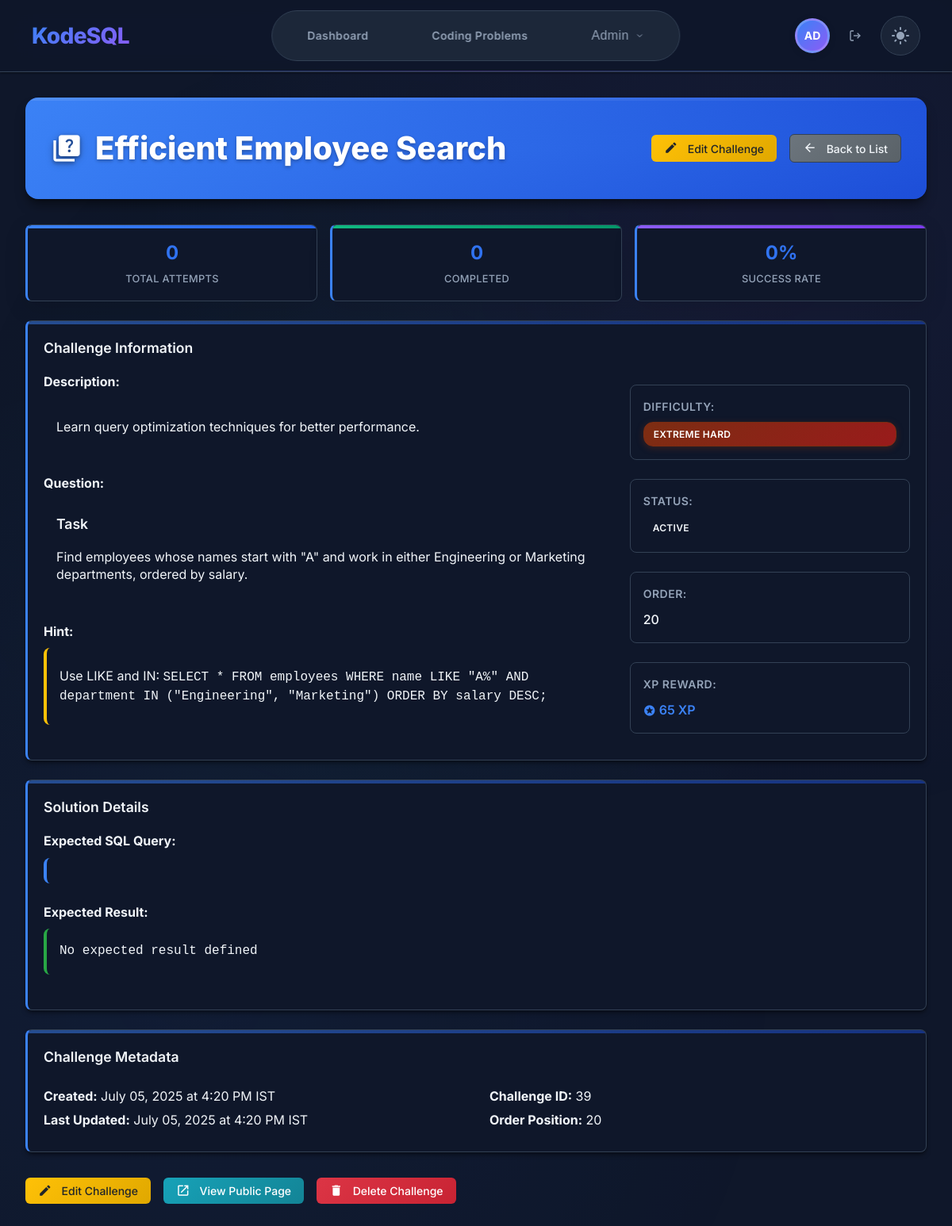
The app's page /challenges/admin/39/ (signed in) with its own data.
### users/models.py (models this page shows, shortened)
class User(AbstractUser):
    email = models.EmailField(unique=True)
    is_email_verified = models.BooleanField(default=False)
    created_at = models.DateTimeField(auto_now_add=True)
    updated_at = models.DateTimeField(auto_now=True)
    USERNAME_FIELD = 'email'
    REQUIRED_FIELDS = ['username']

### challenges/models.py (models this page shows, shortened)
class Challenge(models.Model):
    DIFFICULTY_CHOICES = [
        ('easy', 'Easy'),
        ('medium', 'Medium'),
        ('hard', 'Hard'),
        ('extreme', 'Extreme Hard'),
    ]
    SUBSCRIPTION_TYPE_CHOICES = [
        ('free', 'Free'),
        ('paid', 'Paid'),
    ]
    DATABASE_ENGINE_CHOICES = [
        ('postgresql', 'PostgreSQL'),
        ('mysql', 'MySQL'),
    ]
    DATABASE_SCHEMA_CHOICES = [
        ('employees', 'Employee Database'),
        ('ecommerce', 'E-commerce Database (Orders & Returns)'),
        ('students', 'Student Database (Students, Courses, Enrollments)'),
        ('custom', 'Custom Schema'),
    ]
    TAG_CHOICES = [
        ('joins', 'Joins - Combining data from multiple tables using INNER, LEFT, RIGHT, FULL OUTER joins'),
        ('aggregation', 'Aggregation - Using functions like COUNT, SUM, AVG, MIN, MAX with GROUP BY'),
        ('subqueries', 'Subqueries - Nested queries and correlated subqueries'),
        ('window-functions', 'Window Functions - Advanced analytics using ROW_NUMBER, RANK, LAG, LEAD, etc.'),
        ('advanced-sql', 'Advanced SQL - Complex queries combining multiple concepts'),
        ('analytics', 'Analytics - Business intelligence and data analysis queries'),
        ('filtering', 'Filtering - Using WHERE clauses with various conditions'),
        ('sorting', 'Sorting - Using ORDER BY with different criteria'),
        ('string-functions', 'String Functions - Text manipulation using CONCAT, SUBSTRING, UPPER, LOWER, etc.'),
        ('date-functions', 'Date Functions - Working with dates and time calculations'),
        ('case-statements', 'Case Statements - Conditional logic using CASE WHEN'),
        ('performance', 'Performance - Query optimization and indexing concepts'),
    ]
    title = models.CharField(max_length=255)
    description = CKEditor5Field(config_name='tutorial')
    difficulty = models.CharField(max_length=10, choices=DIFFICULTY_CHOICES, default='easy')
    question = CKEditor5Field(config_name='tutorial')
    hint = CKEditor5Field(config_name='tutorial', blank=True)
    schema_sql = models.TextField(
        blank=True,
        help_text="SQL schema definition (CREATE TABLE statements) - will be auto-prefixed with challenge ID"
    )
    run_dataset_sql = models.TextField(
        blank=True,
        help_text="INSERT statements for test/trial data (users see this during testing)"
    )
    submit_dataset_sql = models.TextField(
        blank=True,
        help_text="INSERT statements for validation data (hidden test cases for final submission)"
    )
    reference_query = models.TextField(
        blank=True,
        help_text="The correct SQL query that solves this challenge (admin/superuser writes this)"
    )
    expected_result_json = models.JSONField(
        default=list,
        blank=True,
        help_text="Auto-generated JSON result from executing the reference query on submit dataset"
    )
    mysql_schema_file = models.FileField(
        upload_to='challenges/schemas/',
        blank=True,
        null=True,
        help_text="Upload MySQL schema file (.sql) containing table structures and data (legacy)"
    )
    expected_query = models.TextField(blank=True)
    expected_result = models.JSONField(default=list)  # Store expected result as JSON
    sample_data = models.FileField(upload_to='challenges/sample_data/', blank=True, null=True,
                                   help_text="Upload CSV or SQL file with sample data (legacy)")
    database_schema_type = models.CharField(
        max_length=20,
        choices=DATABASE_SCHEMA_CHOICES,
        default='employees',
        help_text="Select a predefined database schema for this challenge"
    )
    custom_initialization_sql = models.TextField(
        blank=True,
        help_text="Custom SQL commands (only used for custom schema type)"
    )
    custom_database_schema = models.JSONField(
        default=dict,
        blank=True,
        help_text="Custom database schema information (only used for custom schema type)"
    )
    supported_engines = models.JSONField(
        default=list,
        blank=True,
        help_text="List of supported database engines for this challenge"
    )
    subscription_type = models.CharField(max_length=10, choices=SUBSCRIPTION_TYPE_CHOICES, default='free')
    company = models.CharField(max_length=100, blank=True, help_text="Company associated with this challenge")
    tags = models.JSONField(default=list, help_text="List of tags for categorization (e.g., ['joins', 'aggregation'])")
    xp = models.PositiveIntegerField(default=10, help_text="Experience points awarded for completing this challenge")
    is_active = models.BooleanField(default=True)
    order = models.PositiveIntegerField(default=0)
    created_at = models.DateTimeField(auto_now_add=True)
    updated_at = models.DateTimeField(auto_now=True)
    class Meta:
        ordering = ['order', 'difficulty', 'created_at']
    @property
    def expected_result_json(self):
        """Return expected result as formatted JSON string."""
        return json.dumps(self.expected_result, indent=2)

### challenges/views.py (the view)
# urls.py: path('admin/<int:challenge_id>/', views.admin_challenge_detail, name='admin_challenge_detail'),
@staff_member_required
def admin_challenge_detail(request, challenge_id):
    challenge = get_object_or_404(Challenge, id=challenge_id)
    total_attempts = UserChallengeProgress.objects.filter(challenge=challenge).count()
    completed_attempts = UserChallengeProgress.objects.filter(
        challenge=challenge, is_completed=True
    ).count()
    completion_rate = (completed_attempts / total_attempts * 100) if total_attempts > 0 else 0
    failed_attempts = total_attempts - completed_attempts
    context = {
        'page_title': f'Challenge: {challenge.title}',
        'challenge': challenge,
        'stats': {
            'total_attempts': total_attempts,
            'completed_attempts': completed_attempts,
            'failed_attempts': failed_attempts,
            'completion_rate': round(completion_rate, 1),
        }
    }
    return render(request, 'challenges/admin/challenge_detail.html', context)

### templates/challenges/admin/challenge_detail.html (shortened to what this page needs)
{% extends "admin_base.html" %}
{% load static %}
{% load timezone_filters %}
{% block extra_css %}
{{ block.super }}
{% endblock %}
{% block admin_content %}
<div class="admin-header">
    <div class="admin-header-content">
        <h1>
            <span class="material-icons">quiz</span>
            {{ challenge.title }}
        </h1>
        <div class="admin-actions">
            <a href="{% url 'challenges:admin_challenge_edit' challenge.id %}" class="btn btn-warning">
                <span class="material-icons">edit</span>
                Edit Challenge
            </a>
            <a href="{% url 'challenges:admin_challenges_list' %}" class="btn btn-secondary">
                <span class="material-icons">arrow_back</span>
                Back to List
            </a>
        </div>
    </div>
</div>
<div class="stats-grid">
    <div class="stat-item">
        <h3>{{ stats.total_attempts }}</h3>
        <p>Total Attempts</p>
    </div>
    <div class="stat-item">
        <h3>{{ stats.completed_attempts }}</h3>
        <p>Completed</p>
    </div>
    <div class="stat-item">
        <h3>{{ stats.completion_rate }}%</h3>
        <p>Success Rate</p>
    </div>
</div>
<div class="admin-card">
    <h3>Challenge Information</h3>
    <div style="display: grid; grid-template-columns: 2fr 1fr; gap: 2rem; align-items: start;">
        <div>
            <div style="margin-bottom: 1.5rem;">
                <strong>Description:</strong>
                <div style="margin-top: 0.5rem; padding: 1rem; background: var(--input-bg); border-radius: 8px;">
                    {{ challenge.description|safe }}
                </div>
            </div>
            <div style="margin-bottom: 1.5rem;">
                <strong>Question:</strong>
                <div style="margin-top: 0.5rem; padding: 1rem; background: var(--input-bg); border-radius: 8px;">
                    {{ challenge.question|safe }}
                </div>
            </div>
            {% if challenge.hint %}
                <div style="margin-bottom: 1.5rem;">
                    <strong>Hint:</strong>
                    <div style="margin-top: 0.5rem; padding: 1rem; background: #fff3cd; border-radius: 8px; border-left: 4px solid #ffc107;">
                        {{ challenge.hint|safe }}
                    </div>
                </div>
            {% endif %}
        </div>
        <div>
            <div class="challenge-info-grid">
                <div class="info-item">
                    <span class="info-label">Difficulty:</span>
                    <span class="status-badge difficulty-{{ challenge.difficulty }}">
                        {{ challenge.get_difficulty_display }}
                    </span>
                </div>
                <div class="info-item">
                    <span class="info-label">Status:</span>
                    <span class="status-badge {% if challenge.is_active %}status-active{% else %}status-inactive{% endif %}">
                        {% if challenge.is_active %}Active{% else %}Inactive{% endif %}
                    </span>
                </div>
                <div class="info-item">
                    <span class="info-label">Order:</span>
                    <span class="info-value">{{ challenge.order }}</span>
                </div>
                <div class="info-item">
                    <span class="info-label">XP Reward:</span>
                    <span class="info-value xp-value">
                        <span class="material-icons" style="font-size: 16px;">stars</span>
                        {{ challenge.xp }} XP
                    </span>
                </div>
            </div>
        </div>
    </div>
</div>
<div class="admin-card">
    <h3>Solution Details</h3>
    <div style="margin-bottom: 1.5rem;">
        <strong>Expected SQL Query:</strong>
        <div style="margin-top: 0.5rem; background: #f8f9fa; padding: 1rem; border-radius: 8px; font-family: 'Courier New', monospace; border-left: 4px solid var(--primary-color);">
        </div>
    </div>
    <div style="margin-bottom: 1.5rem;">
        <strong>Expected Result:</strong>
        <div style="margin-top: 0.5rem; background: #f8f9fa; padding: 1rem; border-radius: 8px; font-family: 'Courier New', monospace; max-height: 300px; overflow-y: auto; border-left: 4px solid #28a745;">
            {% if challenge.expected_result %}
                {% if challenge.expected_result %}{{ challenge.expected_result|pprint }}{% else %}No expected result defined{% endif %}
            {% else %}
                No expected result defined
            {% endif %}
        </div>
    </div>
</div>
<div class="admin-card">
    <h3>Challenge Metadata</h3>
    <div style="display: grid; grid-template-columns: 1fr 1fr; gap: 2rem;">
        <div>
            <p><strong>Created:</strong> {{ challenge.created_at|format_indian_datetime:"F d, Y \a\t g:i A" }}</p>
            <p><strong>Last Updated:</strong> {{ challenge.updated_at|format_indian_datetime:"F d, Y \a\t g:i A" }}</p>
        </div>
        <div>
            <p><strong>Challenge ID:</strong> {{ challenge.id }}</p>
            <p><strong>Order Position:</strong> {{ challenge.order }}</p>
        </div>
    </div>
</div>
<div class="admin-actions" style="margin-top: 2rem;">
    <a href="{% url 'challenges:admin_challenge_edit' challenge.id %}" class="btn btn-warning">
        <span class="material-icons">edit</span>
        Edit Challenge
    </a>
    <a href="{% url 'challenges:challenge_detail' challenge.id %}" class="btn btn-info">
        <span class="material-icons">launch</span>
        View Public Page
    </a>
    <a href="{% url 'challenges:admin_challenge_delete' challenge.id %}" class="btn btn-danger">
        <span class="material-icons">delete</span>
        Delete Challenge
    </a>
</div>
{% endblock %}

### templates/base.html (shortened to what this page needs)
{% load static %}
<!DOCTYPE html>
<html lang="en" data-theme="dark">
<head>
    <link rel="stylesheet" href="{% static 'css/base.css' %}">
    <link rel="stylesheet" href="{% static 'css/theme.css' %}">
    <link rel="stylesheet" href="{% static 'css/modern-header.css' %}">
    <link rel="stylesheet" href="{% static 'css/admin-dropdown-fix.css' %}">
    <link rel="stylesheet" href="{% static 'css/responsive.css' %}">
    {% block extra_css %}{% endblock %}
</head>
<body>
    <header class="header">
        <div class="tile-wrap">
            <a href="{% url 'core:landing_page' %}" class="logo">KodeSQL</a>
            <div class="nav-items" id="navItems">
                <a href="{% url 'core:dashboard' %}" class="nav-item">Dashboard</a>
                <a href="{% url 'challenges:challenges_list' %}" class="nav-item">Coding Problems</a>
                {% if request.user.is_staff %}
                    <div class="nav-dropdown">
                        <button class="nav-item admin-nav-btn">
                            Admin
                            <svg width="12" height="12" viewBox="0 0 24 24" fill="none" stroke="currentColor" stroke-width="2">
                                <polyline points="6 9 12 15 18 9"></polyline>
                            </svg>
                        </button>
                    </div>
                {% endif %}
            </div>
            <div class="user-menu">
                {% if request.user.is_authenticated %}
                    <a href="{% url 'users:profile' %}" class="user-avatar-link">
                        {% if request.user.profile.profile_picture %}
                            <img src="{{ request.user.profile.profile_picture.url }}" alt="Profile Picture" class="user-avatar-image">
                        {% else %}
                            <div class="user-avatar">
                                {% if request.user.first_name and request.user.last_name %}
                                    {{ request.user.first_name|first|upper }}{{ request.user.last_name|first|upper }}
                                {% elif request.user.first_name %}
                                    {{ request.user.first_name|first|upper }}{{ request.user.first_name|slice:"1:2"|upper }}
                                {% else %}
                                    {{ request.user.email|first|upper }}{{ request.user.email|slice:"1:2"|upper }}
                                {% endif %}
                            </div>
                        {% endif %}
                    </a>
                    <a href="{% url 'users:logout' %}" class="logout-btn" title="Logout">
                        <svg width="16" height="16" viewBox="0 0 24 24" fill="none" stroke="currentColor" stroke-width="2">
                            <path d="M9 21H5a2 2 0 0 1-2-2V5a2 2 0 0 1 2-2h4"/>
                            <polyline points="16 17 21 12 16 7"/>
                            <line x1="21" y1="12" x2="9" y2="12"/>
                        </svg>
                    </a>
                {% else %}
                    <div class="auth-buttons">
                        <a href="{% url 'users:login' %}" class="nav-item">Login</a>
                        <a href="{% url 'users:register' %}" class="nav-item btn-primary">Sign Up</a>
                    </div>
                {% endif %}
                <button class="theme-toggle" onclick="toggleTheme()">
                    <span class="material-icons">dark_mode</span>
                </button>
            </div>
        </div>
    </header>
    <main class="main-content">
        {% block content %}{% endblock %}
    </main>
</body>
</html>

### records on screen
User: user.email|first "A", user.email "D"
Challenge: title "Efficient Employee Search", description "Learn query optimization techniques for better performance.", question "Task Find employees whose names start with \"A\" and work in either Engineering or Marketing departments, ordered by salary.", hint "Use LIKE and IN: SELECT * FROM employees WHERE name LIKE \"A%\" AND department IN (\"Engineering\", \"Marketing\") ORDER BY salary DESC;", difficulty "EXTREME HARD", order "20", xp "65", created_at "July 05, 2025 at 4:20 PM IST", updated_at "July 05, 2025 at 4:20 PM IST", id "39"

### other values on screen
{{ stats.total_attempts }} "0"
{{ stats.completed_attempts }} "0"
{{ stats.completion_rate }} "0"
